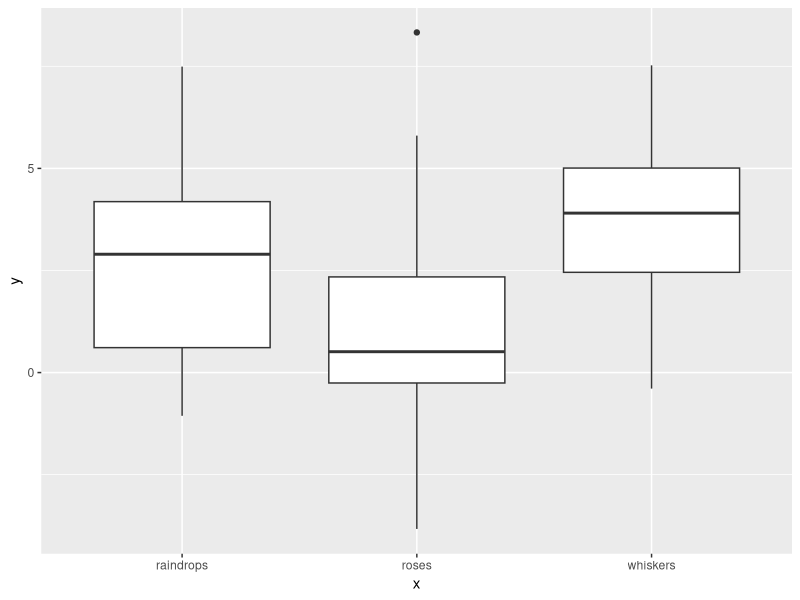
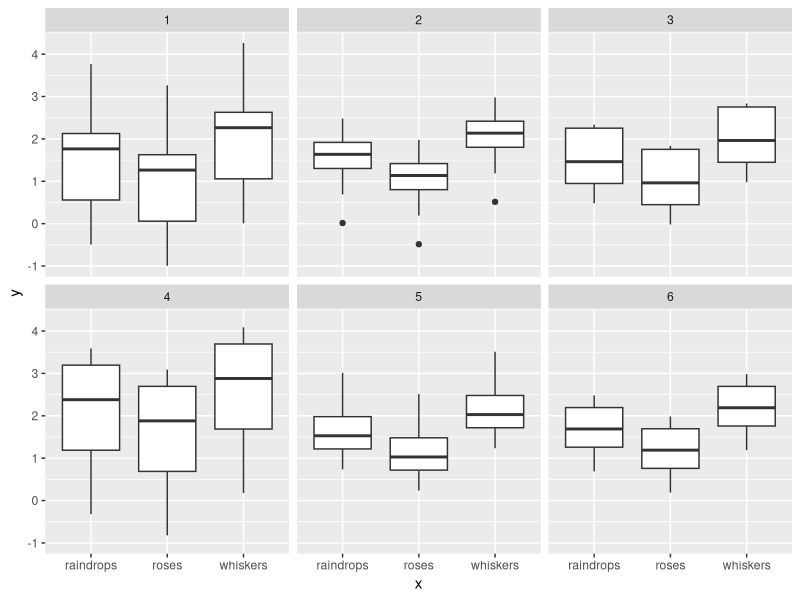
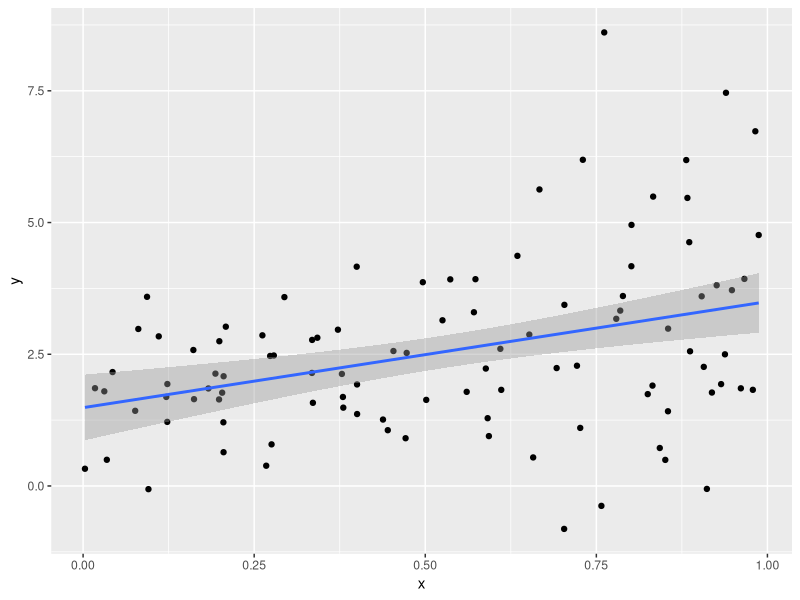
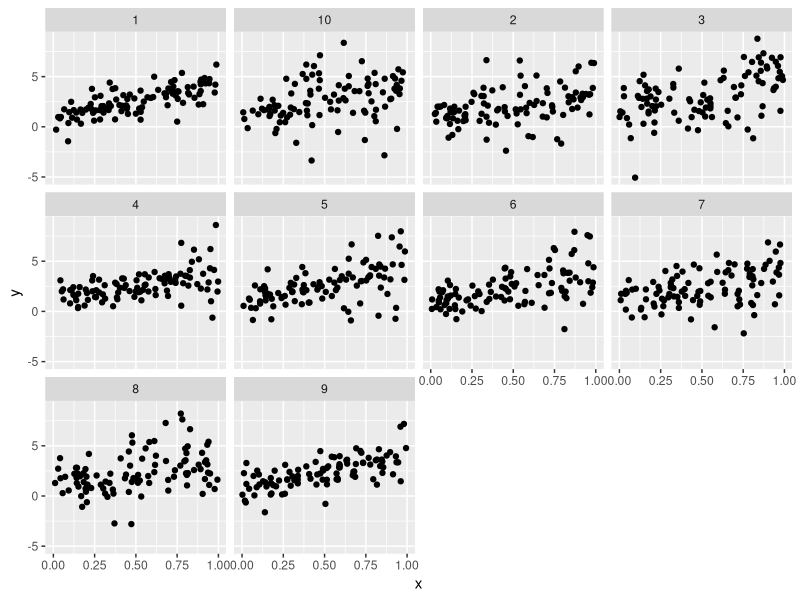

These charts were generated, in order, by the following R code:
## ---- chunk 1
library(plyr)
library(ggplot2)
## ---- chunk 2
draws <- rnorm(1000, 2, 1)
length(which(draws < 0 | draws > 4))/1000
## ---- chunk 3
pnorm(0, mean = 2, sd = 1)
pnorm(4, mean = 2, sd = 1, lower.tail = FALSE)
## ---- chunk 4
2 * pnorm(0, mean = 2, sd = 1)
## ---- chunk 5
many_draws <- replicate(10000, rnorm(100, 2, 1), simplify = FALSE)
many_means <- ldply(many_draws, mean)
quantile(many_means$V1, c(0.05, 0.95))
## ---- chunk 6
(sem <- 1 / sqrt(100))
c(2 - 2 * sem, 2 + 2 * sem)
## ---- chunk 7
x <- sample(c("raindrops", "roses", "whiskers"), 100, replace = TRUE)
y <- 1 + 2* ifelse(x == "raindrops", 1, 0) + 3 * ifelse(x == "whiskers", 1, 0) + rnorm(100, 0, 2)
favourite_things <- data.frame(x, y)
## ---- chunk 8
qplot(x = x, y = y, data = favourite_things, geom = "boxplot")
## ---- chunk 9
model <- lm(y ~ x, data = favourite_things)
drop1(model, test = "F")
## ---- chunk 10
simulate_things <- function(n) {
  x <- rep(c("raindrops", "roses", "whiskers"), n)
  y <- 1 + 0.5 * ifelse(x == "raindrops", 1, 0) + ifelse(x == "whiskers", 1, 0) + rnorm(n)
  data.frame(x, y)
}
analyze_things <- function(things) {
  lm(y ~ x, data = things)
}
get_p_value <- function(model) {
  drop <- drop1(model, test = "F")
  drop$"Pr(>F)"[2]
}
## ---- chunk 11
one_rep <- analyze_things(simulate_things(20))
get_p_value(one_rep)
## ---- chunk 12
sim_things_20 <- replicate(1000, analyze_things(simulate_things(20)), simplify = FALSE)
sim_p_20 <- llply(sim_things_20, get_p_value)
sum(sim_p_20 < 0.05)/1000
## ---- chunk 13
sim_things_10 <- replicate(1000, analyze_things(simulate_things(10)), simplify = FALSE)
sim_p_10 <- llply(sim_things_10, get_p_value)
sum(sim_p_10 < 0.05)/1000

sim_things_7 <- replicate(1000, analyze_things(simulate_things(7)), simplify = FALSE)
sim_p_7 <- llply(sim_things_7, get_p_value)
sum(sim_p_7 < 0.05)/1000
## ---- chunk 14
sim_data <- ldply(1:6, function(i) transform(simulate_things(10), replicate = i))
qplot(x = x, y = y, data = sim_data, geom = "boxplot") + facet_wrap(~ replicate)
## ---- chunk 15
ddply(sim_data, c("replicate", "x"), summarise, average = mean(y), stdev = sd(y))
## ---- chunk 16
coin_toss <- function(nsim) {
  successes <- rbinom(nsim, size = 1, p = 0.5)
  ifelse(successes == 1, "t", "h")
}
## ---- chunk 17
x <- runif(100, 0, 1)
y <- 1 + x * 3 + unlist(llply(x, function(x) {
  if (x < 0.6)
    rnorm(1, 0, 1)
  else
    rnorm(1, 0, 2)
}))
qplot(x, y) + geom_smooth(method = lm)
## ---- chunk 18
simulate_regression <- function(cutoff) {
  x <- runif(100, 0, 1)
  y <- 1 + x * 3 + unlist(llply(x, function(x) {
  if (x < cutoff)
    rnorm(1, 0, 1)
  else
    rnorm(1, 0, 2)
  }))
  data.frame(x, y)  
}
## ---- chunk 19
cutoffs <- runif(10, 0, 1)
names(cutoffs) <- 1:10
simulated_regressions <- ldply(cutoffs, simulate_regression)
## ---- chunk 20
qplot(x = x, y = y, data = simulated_regressions) + facet_wrap(~ .id)
